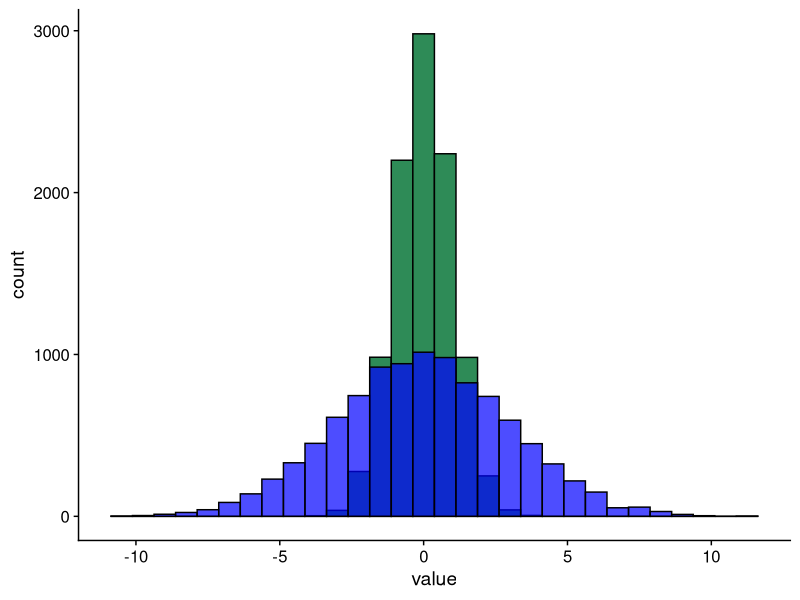
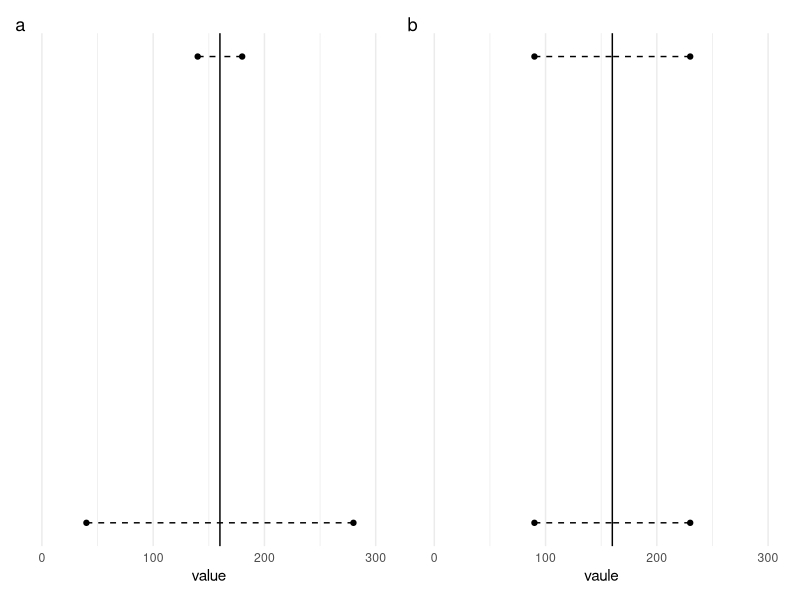

Write R code to recreate these figures, in order. (Note: this script raises an error after producing the figures.)
## ---- chunk 1
#| echo: false
#| message: false
require(tidyverse)
require(cowplot)
require(patchwork)
knitr::opts_knit$set(eval.after = "fig.cap")
## ---- chunk 2
#| echo: false 
#| warning: false
#| label: fig-hist-width
#| fig.align: center
#| fig-cap: |
#|  Histogram of two distributions with equal means but different spreads. 
#|  *N = 10,000* in each case.

set.seed(123)
dist_narrow <- rnorm(10000, mean = 0, sd = 1)
dist_wide <- rnorm(10000, mean = 0, sd = 3)
tibble::tibble(
  narrrow = dist_narrow,
  wide = dist_wide
) |>
  tidyr::pivot_longer(1:2) |>
  ggplot2::ggplot(aes(
    x = value,
    # group = name,
    fill = name,
    alpha = name
  )) +
  geom_histogram(color = "black", position = "identity") +
  scale_alpha_manual(values = c(1, 0.7), guide = "none") +
  scale_fill_manual(values = c("seagreen", "blue"), guide = "none") +
  theme_cowplot() + 
  NULL
## ---- chunk 3
d <- c(94, 96, 299)
tibble::tibble(Value = d)  |>
  dplyr::mutate(Mean = mean(Value)) |>
  dplyr::mutate(Deviation = Mean - Value) |>
  knitr::kable(format = "html")
## ---- chunk 4
adder <- paste0(mean(d) - d, collapse = " + ")
glue::glue("({adder}) ÷ 3 = {mean(mean(d) - d)}") |> cat()
## ---- chunk 5
d <- c(94, 96, 299)
tibble::tibble(Value = d)  |>
  dplyr::mutate(Mean = mean(Value)) |>
  dplyr::mutate(Deviation = Mean - Value) |>
  dplyr::mutate(`Squared Deviation` = Deviation * Deviation) |>
  knitr::kable(format = "html")
## ---- chunk 6
adder <- paste0((mean(d) - d)^2, collapse = " + ")
glue::glue("({adder}) ÷ 3 = {round(mean((mean(d) - d)^2),2)}") |> cat()
## ---- chunk 7
#| width: 8
#| height: 10
d1 <-  c(90, 90, 230, 230)
d2 <- c(40, 140, 180, 280)

d1_mean <- mean(d1)
d2_mean <- mean(d2)



d1 <- tibble::tibble(
  x = d1,
  y = c(1, 2, 1, 2)
)

d2 <- tibble::tibble(
  x = d2,
  y = c(1, 2, 2, 1)
)


p1 <- ggplot(d1) +
  geom_point(aes(x = x, y = y)) +
  geom_vline(xintercept = d1_mean, linetype = 1) +
  labs(x = "vaule", y = NULL) +
  scale_y_continuous(breaks = NULL) +
  scale_x_continuous(breaks = seq(1, 10, 1)) +
  geom_segment(aes(x = x, y = y, yend = y, xend = d1_mean), linetype = 2) +
  cowplot::theme_cowplot() +
  theme_minimal() +
  xlim(0, 300) +
  NULL


p2 <- ggplot(d2) +
  geom_point(aes(x = x, y = y)) +
  geom_vline(xintercept = d2_mean, linetype = 1) +
  labs(x = "value", y = NULL) +
  scale_y_continuous(breaks = NULL) +
  scale_x_continuous(breaks = seq(1, 10, 1)) +
  geom_segment(aes(x = x, y = y, yend = y, xend = d2_mean), linetype = 2) +
  theme_minimal() +
  xlim(0, 300) +
  NULL

final_plot <- p2 + p1 + plot_annotation(tag_levels = "a")

ggsave(final_plot, file = here::here("image","final_plot.png"), width = 10, height = 3)

## ---- chunk 8
knitr::include_graphics(here::here("image","final_plot.png"))
## ---- chunk 9
d2 |> 
  dplyr::mutate(value = x, 
  mean = mean(x), 
  deviation = mean - x, 
  `absolute deviation` = abs(deviation),
  `squared deviation` = deviation^2)  -> d2_table

  d2_table |>
  dplyr::select(3:5) |>
  knitr::kable(align = c("l", "l")) |>
  kableExtra::kable_styling(full_width = TRUE, bootstrap_options = "striped")
## ---- chunk 10
d1 |> 
  dplyr::mutate(value = x, 
  mean = mean(x), 
  deviation = mean - x, 
  `absolute deviation` = abs(deviation),
  `squared deviation` = deviation^2)  -> d1_table

  d1_table |>
  dplyr::select(3:5) |>
  knitr::kable(align = c("l", "l")) |>
  kableExtra::kable_styling(full_width = TRUE, bootstrap_options = "striped")
## ---- chunk 11
#| echo: false
#| message: false
require(tidyverse)
require(cowplot)
require(patchwork)
knitr::opts_knit$set(eval.after = "fig.cap")
## ---- chunk 12
#| echo: false 
#| warning: false
#| label: fig-hist-width
#| fig.align: center
#| fig-cap: |
#|  Histogram of two distributions with equal means but different spreads. 
#|  *N = 10,000* in each case.

set.seed(123)
dist_narrow <- rnorm(10000, mean = 0, sd = 1)
dist_wide <- rnorm(10000, mean = 0, sd = 3)
tibble::tibble(
  narrrow = dist_narrow,
  wide = dist_wide
) |>
  tidyr::pivot_longer(1:2) |>
  ggplot2::ggplot(aes(
    x = value,
    # group = name,
    fill = name,
    alpha = name
  )) +
  geom_histogram(color = "black", position = "identity") +
  scale_alpha_manual(values = c(1, 0.7), guide = "none") +
  scale_fill_manual(values = c("seagreen", "blue"), guide = "none") +
  theme_cowplot() + 
  NULL
## ---- chunk 13
d <- c(94, 96, 299)
tibble::tibble(Value = d)  |>
  dplyr::mutate(Mean = mean(Value)) |>
  dplyr::mutate(Deviation = Mean - Value) |>
  knitr::kable(format = "html")
## ---- chunk 14
adder <- paste0(mean(d) - d, collapse = " + ")
glue::glue("({adder}) ÷ 3 = {mean(mean(d) - d)}") |> cat()
## ---- chunk 15
d <- c(94, 96, 299)
tibble::tibble(Value = d)  |>
  dplyr::mutate(Mean = mean(Value)) |>
  dplyr::mutate(Deviation = Mean - Value) |>
  dplyr::mutate(`Squared Deviation` = Deviation * Deviation) |>
  knitr::kable(format = "html")
## ---- chunk 16
adder <- paste0((mean(d) - d)^2, collapse = " + ")
glue::glue("({adder}) ÷ 3 = {round(mean((mean(d) - d)^2),2)}") |> cat()
## ---- chunk 17
#| width: 8
#| height: 10
d1 <-  c(90, 90, 230, 230)
d2 <- c(40, 140, 180, 280)

d1_mean <- mean(d1)
d2_mean <- mean(d2)



d1 <- tibble::tibble(
  x = d1,
  y = c(1, 2, 1, 2)
)

d2 <- tibble::tibble(
  x = d2,
  y = c(1, 2, 2, 1)
)


p1 <- ggplot(d1) +
  geom_point(aes(x = x, y = y)) +
  geom_vline(xintercept = d1_mean, linetype = 1) +
  labs(x = "vaule", y = NULL) +
  scale_y_continuous(breaks = NULL) +
  scale_x_continuous(breaks = seq(1, 10, 1)) +
  geom_segment(aes(x = x, y = y, yend = y, xend = d1_mean), linetype = 2) +
  cowplot::theme_cowplot() +
  theme_minimal() +
  xlim(0, 300) +
  NULL


p2 <- ggplot(d2) +
  geom_point(aes(x = x, y = y)) +
  geom_vline(xintercept = d2_mean, linetype = 1) +
  labs(x = "value", y = NULL) +
  scale_y_continuous(breaks = NULL) +
  scale_x_continuous(breaks = seq(1, 10, 1)) +
  geom_segment(aes(x = x, y = y, yend = y, xend = d2_mean), linetype = 2) +
  theme_minimal() +
  xlim(0, 300) +
  NULL

final_plot <- p2 + p1 + plot_annotation(tag_levels = "a")

ggsave(final_plot, file = here::here("images","final_plot.png"), width = 10, height = 3)

## ---- chunk 18
knitr::include_graphics(here::here("images","final_plot.png"))
## ---- chunk 19
d2 |> 
  dplyr::mutate(value = x, 
  mean = mean(x), 
  deviation = mean - x, 
  `absolute deviation` = abs(deviation),
  `squared deviation` = deviation^2)  -> d2_table

  d2_table |>
  dplyr::select(3:5) |>
  knitr::kable(align = c("l", "l")) |>
  kableExtra::kable_styling(full_width = TRUE, bootstrap_options = "striped")
## ---- chunk 20
d1 |> 
  dplyr::mutate(value = x, 
  mean = mean(x), 
  deviation = mean - x, 
  `absolute deviation` = abs(deviation),
  `squared deviation` = deviation^2)  -> d1_table

  d1_table |>
  dplyr::select(3:5) |>
  knitr::kable(align = c("l", "l")) |>
  kableExtra::kable_styling(full_width = TRUE, bootstrap_options = "striped")
